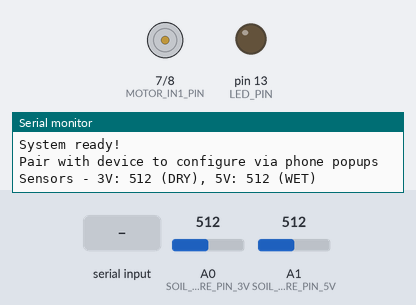
Bench run of a sketch on a simulated Arduino Uno, built with avr-gcc and run on an emulated ATmega328P. On the bench: motor-driver pin pairs drawn as motors (green arrow = first pin HIGH = forward, orange = second pin HIGH = backward, longer = more drive), output pins drawn as LEDs (lit = HIGH), the last lines printed to the serial monitor. Dashed ring = blinking. The inputs (shaded band) are chosen by the test bench; at power-on: A0 (SOIL_MOISTURE_PIN_3V) = 512, A1 (SOIL_MOISTURE_PIN_5V) = 512. The modem accepts every AT command (registered, SIM ready, sends succeed) and sends nothing else.

Above: at 2.5 s.
2.6 s: A0 (SOIL_MOISTURE_PIN_3V) set to 487
At 11.4 s:
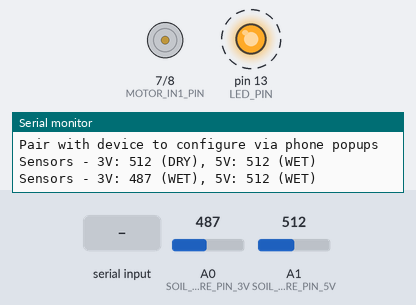
11.5 s: A1 (SOIL_MOISTURE_PIN_5V) set to 591
21.2 s: A1 (SOIL_MOISTURE_PIN_5V) set to 615
At 30.45 s:
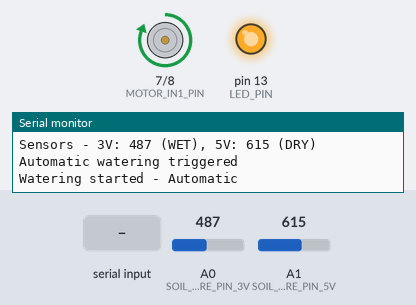
At 32.0 s:
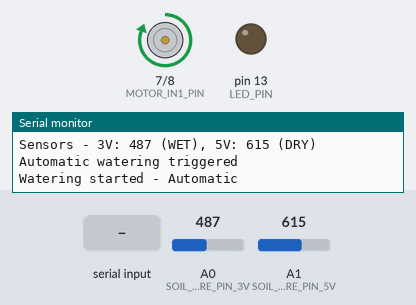
32.1 s: "CONNECTED\n" received over the second serial link
Timing chart, 0 to 44.5 s (numbered marks = the images above; inputs shaded):
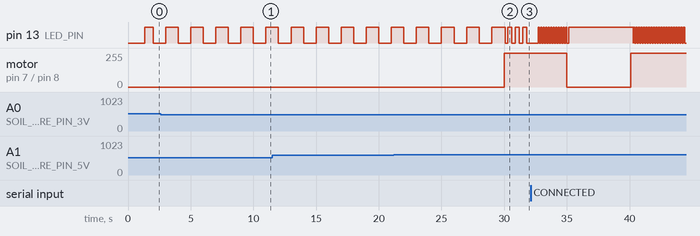

The sketch:

plant_water.ino
```cpp
/*
 * Plant Watering System with Bluetooth Popup Interface
 * CENG 3264 Project
 *
 * This system uses SparkFun Pro nRF52840 Bluetooth to create native phone popups
 * for configuration - no app required, just Bluetooth pairing!
 *
 * Hardware:
 * - SparkFun RedBoard (DEV-15025)
 * - Dual moisture sensors (3.3V + 5V)
 * - DRV8871 H-Bridge motor controller
 * - LM2596 Buck Converter
 * - SparkFun Pro nRF52840 Mini Bluetooth Development Board
 *
 * Features:
 * - Bluetooth device name shows current status
 * - Pairing triggers configuration popups
 * - Phone notifications for watering events
 * - SMS-like message interface for settings
 * - No app installation required!
 */

#include <SoftwareSerial.h>

// Pin definitions for SparkFun RedBoard (Arduino Uno compatible)
const int SOIL_MOISTURE_PIN_3V = A0;
const int SOIL_MOISTURE_PIN_5V = A1;
const int MOTOR_IN1_PIN = 7;
const int MOTOR_IN2_PIN = 8;
const int LED_PIN = 13;

// SparkFun Pro nRF52840 Mini pins
const int BLUETOOTH_TX_PIN = 4;  // Connect to nRF52840 RX
const int BLUETOOTH_RX_PIN = 5;  // Connect to nRF52840 TX
SoftwareSerial bluetooth(BLUETOOTH_RX_PIN, BLUETOOTH_TX_PIN);

// Configuration variables
struct Config {
  char deviceName[32] = "PlantSystem_Ready";
  int dryThreshold3V = 500;
  int dryThreshold5V = 600;
  unsigned long wateringDuration = 5000;
  bool notificationsEnabled = true;
};

Config config;

// System variables
int currentMoisture3V = 0;
int currentMoisture5V = 0;
bool isWatering = false;
bool manualOverride = false;
unsigned long lastWateringTime = 0;
unsigned long lastMeasurement = 0;
unsigned long measurementInterval = 10000;
bool bluetoothConnected = false;
unsigned long lastStatusUpdate = 0;


unsigned long lastDebounceTime = 0;
unsigned long debounceDelay = 50;

void setup() {
  Serial.begin(9600);
  bluetooth.begin(9600);

  Serial.println("=================================");
  Serial.println("  Plant Watering System v4.0");
  Serial.println("  Bluetooth Popup Interface");
  Serial.println("=================================");

  // Initialize pins
  pinMode(MOTOR_IN1_PIN, OUTPUT);
  pinMode(MOTOR_IN2_PIN, OUTPUT);
  pinMode(LED_PIN, OUTPUT);


  stopMotor();

  // Initialize Bluetooth
  initializeBluetooth();

  Serial.println("System ready!");
  Serial.println("Pair with device to configure via phone popups");

  readSensors();
}

void loop() {
  // Handle Bluetooth communication
  handleBluetoothCommunication();

  // Update device name with current status
  updateBluetoothStatus();

  // Check sensors periodically
  if (millis() - lastMeasurement >= measurementInterval) {
    readSensors();
    checkWateringNeeded();
    lastMeasurement = millis();
  }


  // Update LED status
  updateStatusLED();

  // Stop watering after duration
  if (isWatering && (millis() - lastWateringTime >= config.wateringDuration)) {
    stopWatering();
  }
}

void initializeBluetooth() {
  Serial.println("Initializing nRF52840 Bluetooth...");

  // Configure nRF52840 for popup-friendly mode
  bluetooth.println("AT+RESET");
  delay(1000);

  // Set discoverable name with status
  updateDeviceName();

  // Enable notifications and popups
  bluetooth.println("AT+GAPDEVNAME=" + String(config.deviceName));
  bluetooth.println("AT+GAPDISCONNECT");
  bluetooth.println("AT+BLEADV_SET=ON");

  Serial.println("Bluetooth initialized - Device discoverable");
  Serial.println("Device name: " + String(config.deviceName));
}

void updateDeviceName() {
  String status = "PlantSystem";

  if (isWatering) {
    status = "PlantSystem_Watering";
  } else if (currentMoisture3V > config.dryThreshold3V || currentMoisture5V > config.dryThreshold5V) {
    status = "PlantSystem_NeedsWater";
  } else {
    status = "PlantSystem_Healthy";
  }

  // Add moisture levels to device name
  status += "_3V" + String(currentMoisture3V) + "_5V" + String(currentMoisture5V);

  strcpy(config.deviceName, status.c_str());
}

void updateBluetoothStatus() {
  // Update device name every 30 seconds
  if (millis() - lastStatusUpdate > 30000) {
    updateDeviceName();
    bluetooth.println("AT+GAPDEVNAME=" + String(config.deviceName));
    lastStatusUpdate = millis();
  }
}

void handleBluetoothCommunication() {
  if (bluetooth.available()) {
    String message = bluetooth.readStringUntil('\n');
    message.trim();

    // Check for connection events
    if (message.indexOf("CONNECTED") != -1) {
      bluetoothConnected = true;
      Serial.println("Phone connected!");
      sendWelcomePopup();
    }
    else if (message.indexOf("DISCONNECTED") != -1) {
      bluetoothConnected = false;
      Serial.println("Phone disconnected");
    }
    // Handle incoming commands/responses
    else if (message.startsWith("CMD:")) {
      processPhoneCommand(message.substring(4));
    }
  }

  // Send periodic status if connected
  if (bluetoothConnected && (millis() - lastStatusUpdate > 60000)) {
    sendStatusNotification();
  }
}

void sendWelcomePopup() {
  // Send configuration options as notifications/popups
  bluetooth.println("POPUP:Plant Watering System Connected!");
  delay(100);
  bluetooth.println("POPUP:Current Status:");
  bluetooth.println("POPUP:3.3V Sensor: " + String(currentMoisture3V) + " (Threshold: " + String(config.dryThreshold3V) + ")");
  bluetooth.println("POPUP:5V Sensor: " + String(currentMoisture5V) + " (Threshold: " + String(config.dryThreshold5V) + ")");
  delay(100);

  // Send configuration menu
  bluetooth.println("MENU:Configuration Options:");
  bluetooth.println("MENU:1 - Set 3.3V Threshold");
  bluetooth.println("MENU:2 - Set 5V Threshold");
  bluetooth.println("MENU:3 - Manual Watering");
  bluetooth.println("MENU:4 - Stop Watering");
  bluetooth.println("MENU:5 - Device Name");
  bluetooth.println("MENU:Reply with number to configure");
}

void processPhoneCommand(String command) {
  Serial.println("Received command: " + command);

  if (command == "1") {
    // Request 3.3V threshold
    bluetooth.println("INPUT:Enter 3.3V threshold (0-1023):");
    bluetooth.println("CURRENT:" + String(config.dryThreshold3V));
  }
  else if (command == "2") {
    // Request 5V threshold
    bluetooth.println("INPUT:Enter 5V threshold (0-1023):");
    bluetooth.println("CURRENT:" + String(config.dryThreshold5V));
  }
  else if (command == "3") {
    // Manual watering
    if (!isWatering) {
      startWatering(true);
      bluetooth.println("POPUP:Manual watering started!");
    } else {
      bluetooth.println("POPUP:Already watering!");
    }
  }
  else if (command == "4") {
    // Stop watering
    if (isWatering) {
      stopWatering();
      bluetooth.println("POPUP:Watering stopped!");
    } else {
      bluetooth.println("POPUP:Not currently watering");
    }
  }
  else if (command == "5") {
    // Device name
    bluetooth.println("INPUT:Enter device name:");
    bluetooth.println("CURRENT:My Plant System");
  }
  else if (command.startsWith("THRESH3V:")) {
    // Set 3.3V threshold
    int newThreshold = command.substring(9).toInt();
    if (newThreshold >= 0 && newThreshold <= 1023) {
      config.dryThreshold3V = newThreshold;
      bluetooth.println("POPUP:3.3V threshold set to " + String(newThreshold));
      Serial.println("3.3V threshold updated: " + String(newThreshold));
    } else {
      bluetooth.println("POPUP:Error: Threshold must be 0-1023");
    }
  }
  else if (command.startsWith("THRESH5V:")) {
    // Set 5V threshold
    int newThreshold = command.substring(9).toInt();
    if (newThreshold >= 0 && newThreshold <= 1023) {
      config.dryThreshold5V = newThreshold;
      bluetooth.println("POPUP:5V threshold set to " + String(newThreshold));
      Serial.println("5V threshold updated: " + String(newThreshold));
    } else {
      bluetooth.println("POPUP:Error: Threshold must be 0-1023");
    }
  }
  else if (command.startsWith("NAME:")) {
    // Set device name
    String newName = command.substring(5);
    if (newName.length() > 0 && newName.length() < 20) {
      // Keep the base name for status updates
      bluetooth.println("POPUP:Device name updated!");
      Serial.println("Device name updated: " + newName);
    }
  }
  else if (command == "STATUS") {
    sendStatusNotification();
  }
}

void sendStatusNotification() {
  bluetooth.println("NOTIFICATION:Plant Status Update");
  bluetooth.println("NOTIFICATION:3.3V: " + String(currentMoisture3V) + (currentMoisture3V > config.dryThreshold3V ? " (DRY)" : " (WET)"));
  bluetooth.println("NOTIFICATION:5V: " + String(currentMoisture5V) + (currentMoisture5V > config.dryThreshold5V ? " (DRY)" : " (WET)"));
  bluetooth.println("NOTIFICATION:Status: " + String(isWatering ? "WATERING" : "MONITORING"));
}

void readSensors() {
  currentMoisture3V = analogRead(SOIL_MOISTURE_PIN_3V);
  currentMoisture5V = analogRead(SOIL_MOISTURE_PIN_5V);

  Serial.print("Sensors - 3V: ");
  Serial.print(currentMoisture3V);
  Serial.print(" (");
  Serial.print(currentMoisture3V > config.dryThreshold3V ? "DRY" : "WET");
  Serial.print("), 5V: ");
  Serial.print(currentMoisture5V);
  Serial.print(" (");
  Serial.print(currentMoisture5V > config.dryThreshold5V ? "DRY" : "WET");
  Serial.println(")");
}

void checkWateringNeeded() {
  if (manualOverride || isWatering) return;

  bool need3VWatering = currentMoisture3V > config.dryThreshold3V;
  bool need5VWatering = currentMoisture5V > config.dryThreshold5V;

  if (need3VWatering || need5VWatering) {
    Serial.println("Automatic watering triggered");
    startWatering(false);

    // Send notification to phone
    if (bluetoothConnected && config.notificationsEnabled) {
      bluetooth.println("POPUP:🌱 Plant needs water - Watering started!");
      bluetooth.println("NOTIFICATION:Automatic watering in progress");
    }
  }
}

void startWatering(bool manual) {
  isWatering = true;
  manualOverride = manual;
  lastWateringTime = millis();

  // Start motor
  digitalWrite(MOTOR_IN1_PIN, HIGH);
  digitalWrite(MOTOR_IN2_PIN, LOW);

  Serial.print("Watering started - ");
  Serial.println(manual ? "Manual" : "Automatic");

  // Update device name immediately
  updateDeviceName();
  bluetooth.println("AT+GAPDEVNAME=" + String(config.deviceName));
}

void stopWatering() {
  isWatering = false;
  manualOverride = false;

  stopMotor();
  Serial.println("Watering stopped");

  // Send completion notification
  if (bluetoothConnected) {
    bluetooth.println("POPUP:💧 Watering completed!");
    bluetooth.println("NOTIFICATION:Plant watering finished");
  }

  // Update device name
  updateDeviceName();
  bluetooth.println("AT+GAPDEVNAME=" + String(config.deviceName));
}

void stopMotor() {
  digitalWrite(MOTOR_IN1_PIN, LOW);
  digitalWrite(MOTOR_IN2_PIN, LOW);
}


void updateStatusLED() {
  if (bluetoothConnected) {
    if (isWatering) {
      // Fast blink when watering and connected
      digitalWrite(LED_PIN, (millis() / 100) % 2);
    } else {
      // Solid on when connected and idle
      digitalWrite(LED_PIN, HIGH);
    }
  } else {
    if (isWatering) {
      // Medium blink when watering but not connected
      digitalWrite(LED_PIN, (millis() / 300) % 2);
    } else {
      // Slow blink when not connected
      digitalWrite(LED_PIN, (millis() / 1000) % 2);
    }
  }
}
```

Measured:
- the behaviour switches between 501 and 500 on A0 (SOIL_MOISTURE_PIN_3V) (found by bisection; images 0 and 1)
- the behaviour switches between 600 and 601 on A1 (SOIL_MOISTURE_PIN_5V) (found by bisection; images 1 and 2)
- after the input at 2.6 s, motor on pin 7 (MOTOR_IN1_PIN) / pin 8 (MOTOR_IN2_PIN): stays stopped (without the input it goes to forward 255/255 after 7.4 s)
- after the input at 21.2 s, motor on pin 7 (MOTOR_IN1_PIN) / pin 8 (MOTOR_IN2_PIN): stopped → forward 255/255 after 8.8 s
